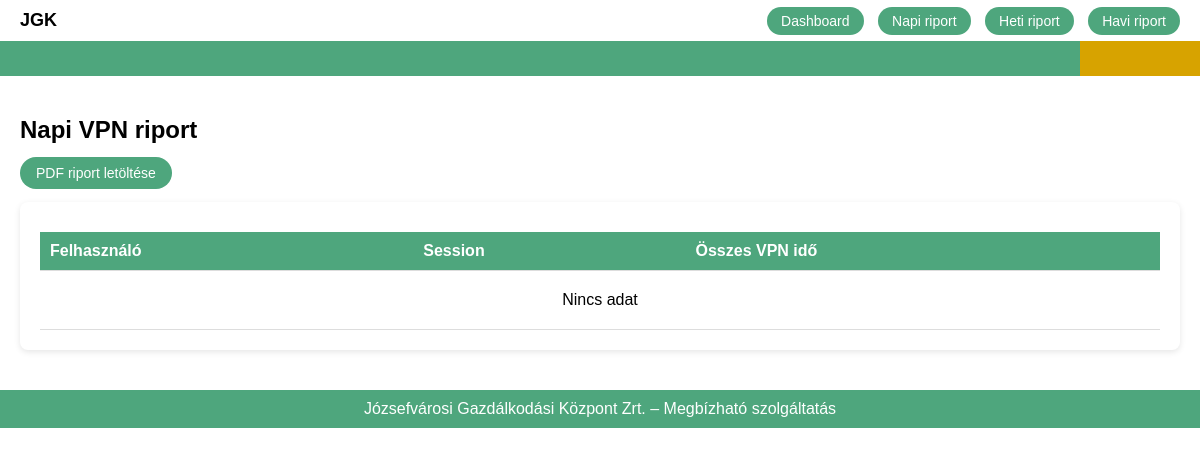
The page /report/daily/ on the database as committed earlier.
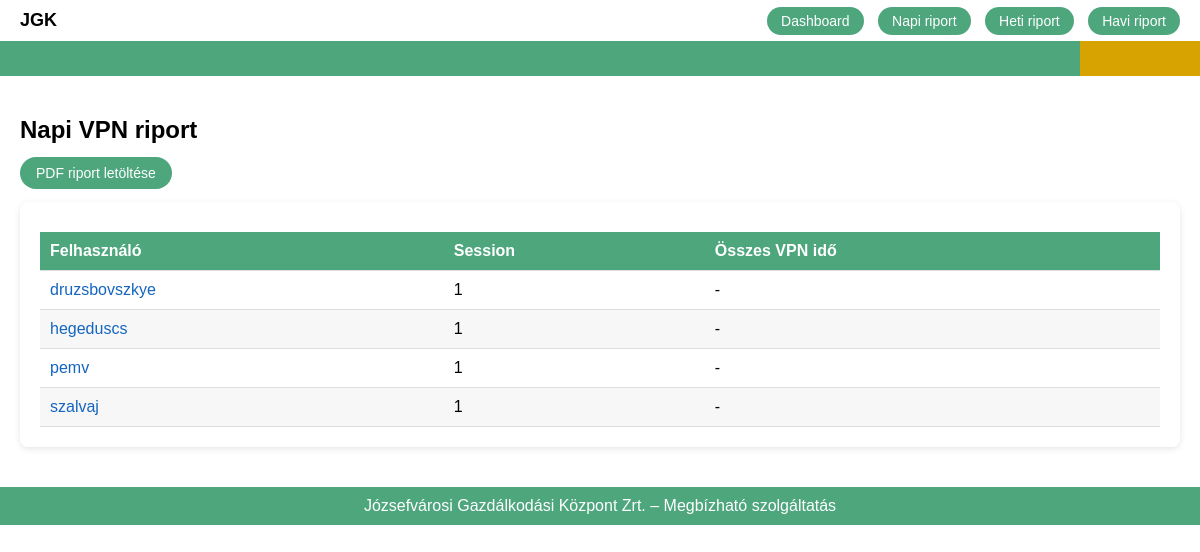
The same page on the database as committed later.
### vpn/models.py (models this page shows, shortened)
class VPNSession(models.Model):
    username = models.CharField(max_length=100)
    remote_ip = models.GenericIPAddressField()
    vpn_ip = models.GenericIPAddressField(null=True, blank=True)
    connected_at = models.DateTimeField()
    disconnected_at = models.DateTimeField(null=True, blank=True)
    duration_seconds = models.IntegerField(null=True, blank=True)
    country = models.CharField(max_length=100, null=True, blank=True)
    country_code = models.CharField(max_length=2, null=True, blank=True)
    latitude = models.FloatField(null=True, blank=True)
    longitude = models.FloatField(null=True, blank=True)
    created_at = models.DateTimeField(auto_now_add=True)
    class Meta:
        indexes = [
            models.Index(fields=["username"]),
            models.Index(fields=["connected_at"]),
        ]

### vpn/views.py (the view)
# urls.py: path('report/daily/', views.report_daily, name='report_daily'),
def report_daily(request):
    today = timezone.now().date()
    sessions = VPNSession.objects.filter(
        connected_at__date=today,
        disconnected_at__isnull=False
    )
    users = (
        sessions
        .values("username")
        .annotate(
            total_sessions=Count("id"),
            total_duration=Sum("duration_seconds")
        )
        .order_by("-total_duration")
    )
    return render(request, "report.html", {
        "users": users,
        "title": "Napi VPN riport",
        "period": "daily"
    })

### vpn/templatetags/duration.py (called while the page is built, shortened)
@register.filter
def duration_format(seconds):
    if not seconds:
        return "-"

### templates/report.html
{% extends "base.html" %}
{% load static %}
{% load duration %}
{% block content %}
<h2>{{ title }}</h2>
<div style="margin-bottom:20px;">
<a href="{% url 'report_pdf' period %}" class="menu-btn">
PDF riport letöltése
</a>
</div>
<div class="panel">
<table>
<thead>
<tr>
<th>Felhasználó</th>
<th>Session</th>
<th>Összes VPN idő</th>
</tr>
</thead>
<tbody>
{% for u in users %}
<tr>
<td>
<a href="{% url 'user_history' u.username %}">
{{ u.username }}
</a>
</td>
<td>
{{ u.total_sessions }}
</td>
<td>
{{ u.total_duration|duration_format }}
</td>
</tr>
{% empty %}
<tr>
<td colspan="3" style="text-align:center;padding:20px;">
Nincs adat
</td>
</tr>
{% endfor %}
</tbody>
</table>
</div>
{% endblock %}

### templates/base.html (shortened to what this page needs)
{% load static %}
<!DOCTYPE html>
<html>
<head>
<link rel="stylesheet" href="{% static 'css/style.css' %}?v=2">
<link rel="stylesheet" href="https://unpkg.com/leaflet@1.9.4/dist/leaflet.css"/>
</head>
<body>
<div class="topnav">
<div class="logo">JGK</div>
<div class="menu">
<a href="/">Dashboard</a>
<a href="/report/daily/">Napi riport</a>
<a href="/report/weekly/">Heti riport</a>
<a href="/report/monthly/">Havi riport</a>
</div>
</div>
<div class="brandbar"></div>
<div class="container">
{% block content %}
{% endblock %}
</div>
<div class="footer">
Józsefvárosi Gazdálkodási Központ Zrt. – Megbízható szolgáltatás
</div>
</body>
</html>

### static/css/style.css (style rules this page uses)
body { margin:0; font-family:Arial; background:#ffffff; color:#000; }
.topnav { background:#ffffff; padding:10px 20px; display:flex; justify-content:space-between; align-items:center; box-shadow:0 2px 6px rgba(0,0,0,0.1); }
.logo { font-weight:bold; font-size:18px; color:#000; }
.menu a { margin-left:10px; padding:6px 14px; background:#4ea67d; border-radius:20px; text-decoration:none; color:white; font-size:14px; }
.brandbar { height:35px; background:#4ea67d; position:relative; }
.brandbar:after { content:""; position:absolute; right:0; width:120px; height:35px; background:#d7a300; }
.container { padding:20px; }
.panel { background:#ffffff; color:#000; padding:20px; border-radius:8px; margin-bottom:20px; box-shadow:0 2px 6px rgba(0,0,0,0.1); }
table { width:100%; border-collapse:collapse; margin-top:10px; color:#000; }
th,td { padding:10px; border-bottom:1px solid #ddd; }
th { text-align:left; background:#4ea67d; color:white; }
tr:nth-child(even) { background:#f7f7f7; }
.footer { background:#4ea67d; color:white; text-align:center; padding:10px; }
table a { color:#1565c0; text-decoration:none; font-weight:500; }
.menu-btn { background:#4ea67d; color:white; padding:8px 16px; border-radius:20px; text-decoration:none; font-size:14px; }

Rows that differ between the two databases and show on the page:
added VPNSession: username "druzsbovszkye", total_sessions "1", total_duration|duration_format "-"
added VPNSession: username "hegeduscs", total_sessions "1", total_duration|duration_format "-"
added VPNSession: username "pemv", total_sessions "1", total_duration|duration_format "-"
added VPNSession: username "szalvaj", total_sessions "1", total_duration|duration_format "-"
Other text that changed with them:
text no longer shown: "Nincs adat"
